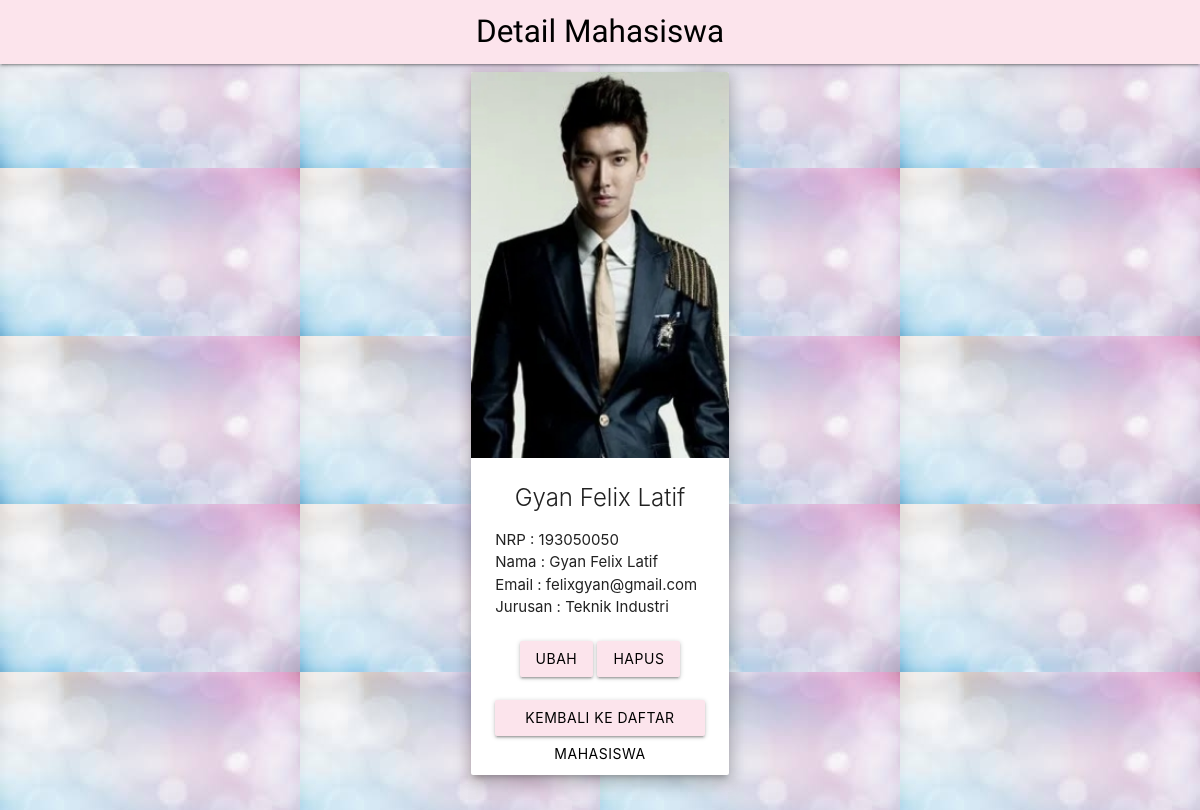
The app's page /Pertemuan11/detail.php?id=1 with its own data.
### tables this page shows
CREATE TABLE `mahasiswa` (
  `id` int(11) NOT NULL,
  `nama` varchar(255) NOT NULL,
  `nrp` char(9) NOT NULL,
  `email` varchar(255) NOT NULL,
  `jurusan` varchar(255) NOT NULL,
  `gambar` varchar(255) NOT NULL
);

### Pertemuan11/functions.php (called while the page is built, shortened)
<?php
function koneksi()
{
  return mysqli_connect('localhost', 'root', '', 'pw_193040050');
}
function query($query)
{
  $conn = koneksi();
  $result = mysqli_query($conn, $query);
  if (mysqli_num_rows($result) == 1) {
    return mysqli_fetch_assoc($result);
  }
  $rows = [];
  return $rows;
}

### Pertemuan11/detail.php (the view, shortened to what this page needs)
<?php
require 'functions.php';
$id = $_GET['id'];
$mhs = query("SELECT * FROM mahasiswa WHERE id = $id");
?>
<!DOCTYPE html>
<html lang="en">
<head>
  <link type="text/css" rel="stylesheet" href="css/materialize.min.css" media="screen,projection" />
  <link rel="stylesheet" href="css/style.css">
</head>
<body>
  <section id="home">
    <div class="navbar-fixed">
      <nav>
        <div class="nav-wrapper pink lighten-5">
          <a href="#home" class="brand-logo center black-text">Detail Mahasiswa</a>
        </div>
      </nav>
    </div>
  </section>
  <div class="container">
    <div class="row">
      <div class="col s12 m4 offset-m4">
        <div class="card z-depth-3">
          <div class="card-image">
            <img src="img/<?= $mhs['gambar']; ?>">
          </div>
          <div class="card-content">
            <span class=" card-title" style="text-align: center;"><?= $mhs['nama']; ?></span>
            <ul>
              <li>NRP : <?= $mhs['nrp']; ?></li>
              <li>Nama : <?= $mhs['nama']; ?></li>
              <li>Email : <?= $mhs['email']; ?></li>
              <li>Jurusan : <?= $mhs['jurusan']; ?></li><br>
              <li style="text-align: center"><a href="ubah.php?id=<?= $mhs['id']; ?>" class="pink-effect pink lighten-5 btn black-text">Ubah</a>
                <a href="hapus.php?id=<?= $mhs['id']; ?>" onclick="return confirm('Apakah anda yakin?');" class="pink-effect pink lighten-5 btn black-text">Hapus</a></li><br>
              <li style="text-align: center"><a href="index.php" class="pink-effect pink lighten-5 btn black-text">Kembali ke Daftar Mahasiswa</a></li>
            </ul>
          </div>
        </div>
      </div>
    </div>
  </div>
</body>
</html>

### Pertemuan11/css/style.css (style rules this page uses)
nav { font-family: 'Lobster Two', cursive; }
body { background-image: url('img/bg1.jpg'); }

### records on screen
mahasiswa: gambar (picture), nama "Gyan Felix Latif", nrp "193050050", email "felixgyan@gmail.com", jurusan "Teknik Industri"
